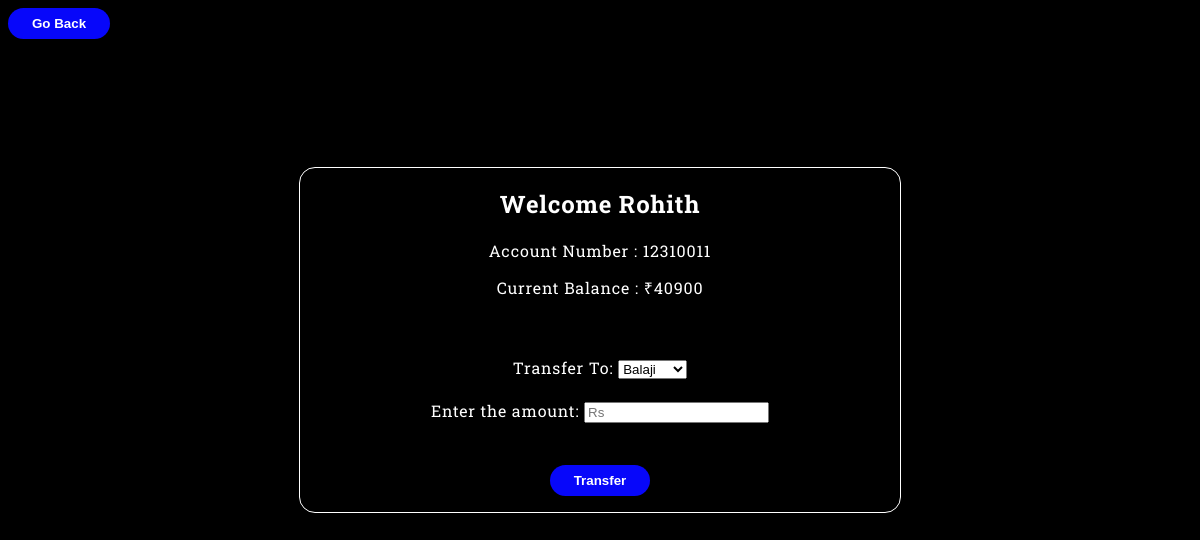
The page /php/transfer.php on the database its author committed.
### tables this page shows
CREATE TABLE `customers` (
  `id` int(11) NOT NULL,
  `name` varchar(50) NOT NULL,
  `email` varchar(50) NOT NULL,
  `accountnumber` int(50) NOT NULL,
  `balance` int(50) NOT NULL
);

### php/transfer.php (the view, shortened to what this page needs)
<!DOCTYPE html>
<html lang="en">
<head>
</head>
<body>
<?php
	include 'config.php';
	$cust = $_SESSION['custId'];
	$result = mysqli_query($conn, "SELECT * FROM customers WHERE id = $cust");
	$row = mysqli_fetch_row($result);
	$result2 = mysqli_query($conn, "SELECT * FROM customers WHERE id != $cust");
?>
<button onclick="window.location.href='http://localhost/projects/Bank/index.php'">Go Back</button>
<div class="transfer">
	<div class = "welcome">
		<h2 class="wel_msg">Welcome <?php echo $row[1]?></h2>
		<p class = "wel_body">Account Number : <?php echo $row[3]?></p>
		<p class = "wel_body">Current Balance : &#8377<span id="balance"><?php echo $row[4]?></span></p>
	</div>
	<br><br>
	<div class="transferto">
		<form onsubmit="return validate()" method="POST" action="http://localhost/projects/Bank/transaction.php">
			<div>
				<label>Transfer To:</label>
				<select class="select" name = "receiver">
					<?php
					while($row2= mysqli_fetch_array($result2))
					{
						echo '<option value ='.$row2["id"].'>'.$row2["name"].'</option>';
					}
					?>
				</select>
			</div>
			<br>
			<div>
				<label>Enter the amount:</label>
				<input class="amount" type = "NUMBER" id='amount' name = 'amount' placeholder="Rs" required>
			</div>
			<br><br>
				<button class="button" name='submit' type = 'submit'>Transfer</button>
		</form>
	</div>
</div>
</body>
</html>

### php/transfer.php (style rules this page uses)
body { background-color: #000; color: #fff; font-family: 'Roboto Slab', serif; letter-spacing: 0.05rem; }
.transfer { display: flex; flex-direction: column; justify-content: center; align-items: center; border:1px solid #fff; border-radius:1rem; padding-bottom:1rem; margin: 8rem auto; max-width:600px; }
form { display: flex; flex-direction: column; justify-content: center; align-items: center; }
.welcome { text-align: center; }
button { padding: 0.5rem 1.5rem; border: none; outline: none; border-radius: 2rem; background-color: rgb(7, 7, 250); color: #ffffff; font-weight: bold; }

### rows shown on the page
customers: name "Rohith", accountnumber "12310011", balance "40900"

### other values the page prints
form field receiver "Balaji"
